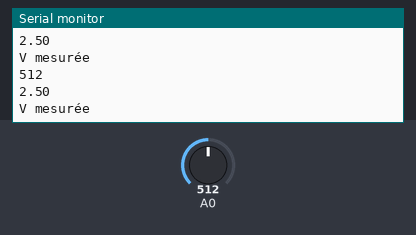
Recording of a sketch running on a simulated Arduino Uno, built with avr-gcc and run on an emulated ATmega328P. On the bench: the last lines printed to the serial monitor. The inputs (shaded band) are chosen by the test bench; at power-on: A0 = 512.

Above: at 1.8 s.
1.9 s: A0 set to 716
At 2.8 s:
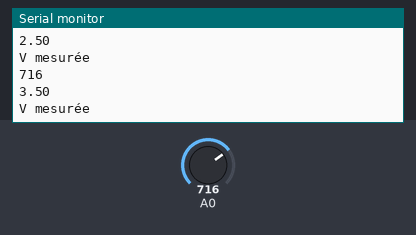
3.4 s: A0 set to 900
At 4.8 s:
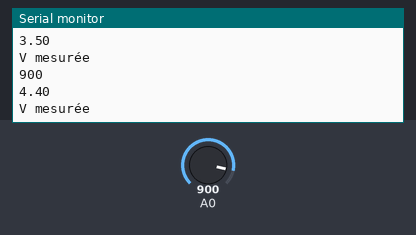
Timing chart, 0 to 6.4 s (numbered marks = the images above; inputs shaded):
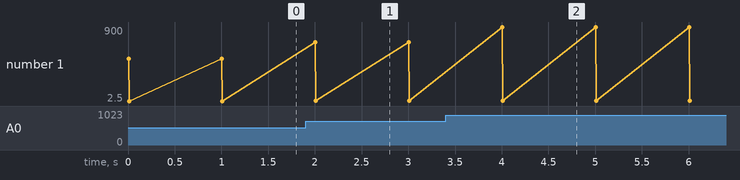

Measured:
- after the input at 1.9 s, the serial monitor: prints a new line after 0.10 s (image 1)
- after the input at 3.4 s, the serial monitor: prints a new line after 0.60 s (image 2)
- plotted number 1: 2.5 → 3.5 after the input at 1.9 s, 3.5 → 4.4 after the input at 3.4 s

The sketch:

measure.ino
```cpp
//int analogPin = A0;
//uint8_t raw = 0;
int Vin = 0;
float Vout = 0;
float R1 =1000;
float R2 =0;
float buffer = 0;


void setup(){
    Serial.begin(9600);
    Serial.println("Start");
    pinMode(A0, INPUT);
}


void loop(){
    int sensorValue = analogRead(A0);
    Serial.println(sensorValue);
    float result = sensorValue * (5.0 / 1023.0);
    Serial.println(result);
    Serial.println("V mesurée");


    delay(1000);

}
```
